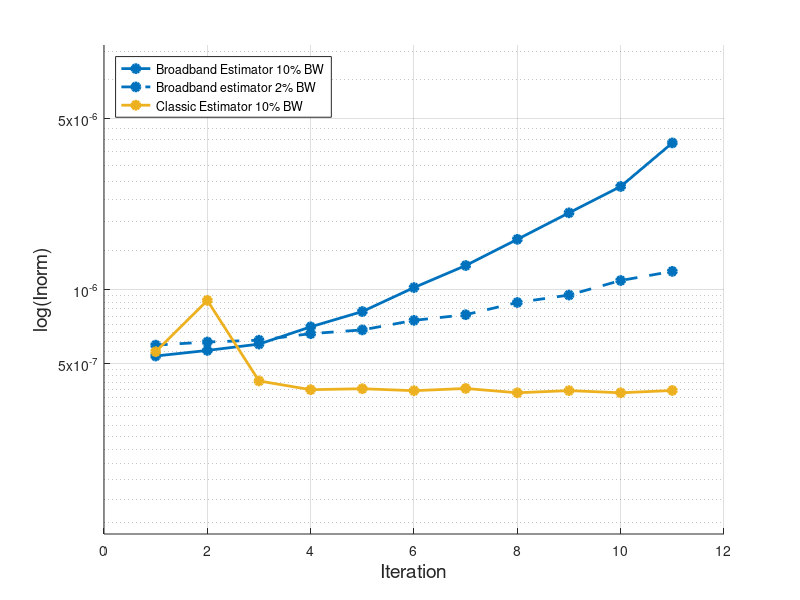

Source code (MATLAB): (Note: this script raises an error after producing the figure.)
% data
out.InormHist_BB_PWP = [
    5.34501202328435e-07,...
    5.63370981319209e-07,...
    5.97951804215536e-07,...
    7.03542659933285e-07,...
    8.12642181066931e-07,...
    1.01832753854799e-06,...
    1.25339179995879e-06,...
    1.60380746354332e-06,...
    2.05872487401094e-06,...
    2.63819703712478e-06,...
    3.97634599534390e-06,...
];

out.InormHist_BB_PWP_02bw = [
    5.92245099532892e-07,...
    6.09904039366215e-07,...
    6.20397177896299e-07,...
    6.59808104964928e-07,...
    6.83539141421749e-07,...
    7.47737724130085e-07,...
    7.88709836292809e-07,...
    8.84803182330166e-07,...
    9.49129044677861e-07,...
    1.08838183051661e-06,...
    1.18598369807467e-06,...
];

out.InormHist_PWP = [
    5.56808355283671e-07, ...
    9.02187841745229e-07, ...
    4.22612929991637e-07, ...
    3.89298877570106e-07, ...
    3.92831444244147e-07, ...
    3.85594325158116e-07, ...
    3.93787311673024e-07, ...
    3.78095548108334e-07, ...
    3.85915969770109e-07, ...
    3.78054885364199e-07, ...
    3.86371065005478e-07
];


% number of iterations
iterations = 1:length(out.InormHist_PWP);

% Plot the first dataset (BB PWP)
figure;
hold on;
plot(iterations, out.InormHist_BB_PWP, '-o', 'LineWidth', 2, 'MarkerSize', 6, 'Color', "#0072BD", 'MarkerFaceColor', "#0072BD");
plot(iterations, out.InormHist_BB_PWP_02bw, '--', 'LineWidth', 2, 'MarkerSize',6,  'Marker', 'o', 'Color', "#0072BD", 'MarkerFaceColor', "#0072BD");
plot(iterations, out.InormHist_PWP, '-o', 'LineWidth', 2, 'MarkerSize', 6, 'MarkerFaceColor', 'auto');

hold off;

% Add labels and title
xlabel('Iteration', 'FontSize', 14);
ylabel('log(Inorm)', 'FontSize', 14);
%title('InormHist as a Function of Iteration');
set(gca, 'YScale', 'log'); % Set y-axis to logarithmic scale
yticks([5e-7 1e-6 5e-6]);
legend({'Broadband Estimator 10% BW ','Broadband estimator 2% BW' , 'Classic Estimator 10% BW'}, 'Location', 'northwest');

% Grid and format
grid on;
ax = gca;
ax.YAxis.Exponent = -6;
ax.XAxis.FontSize = 12; % Increase font size of x-axis ticks
ax.YAxis.FontSize = 12; % Increase font size of y-axis ticks

%ax.YAxis.TickLabelFormat = '';

